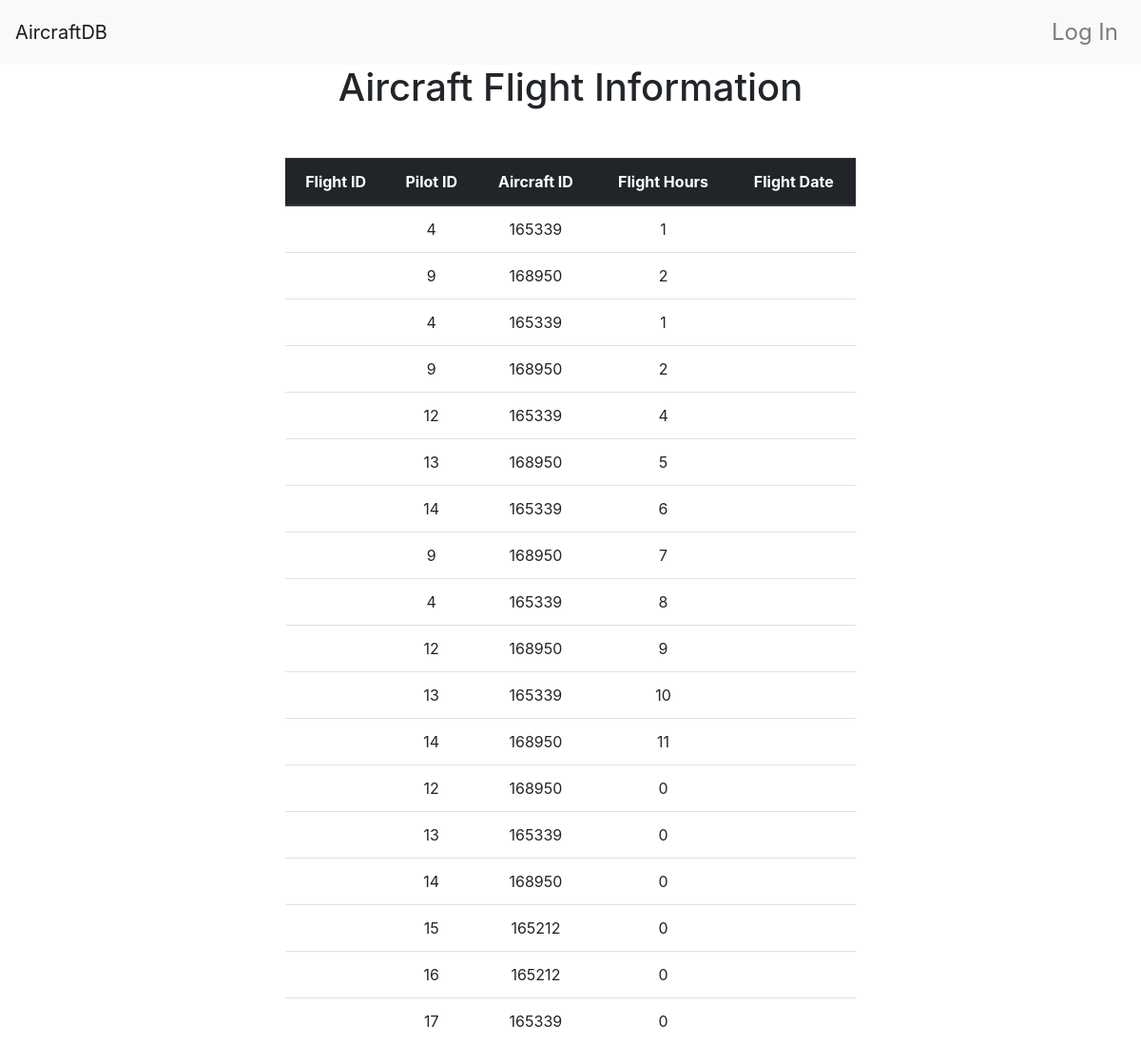
Screenshot of /administrator/flights with the database file from the repository.
### app/models.py (models this page shows, shortened)
class Flight(db.Model):
    __tablename__ = 'flights'
    flight_id = db.Column(db.Integer, primary_key = True)
    pilot_id =db.Column(db.Integer, db.ForeignKey('pilot.id'))
    aircraft_id = db.Column(db.Integer, db.ForeignKey('aircrafts.aircraft_id'))
    hours = db.Column(db.Integer)
    flight_date = db.Column(db.String(150))

### app/main/views.py (the view)
@main.route('/administrator/flights')
def pilot_get_flight():
    data =  Flight.query.all()
    return render_template('pilot/flights.html', data=data)

### app/templates/pilot/flights.html
{% extends "base.html" %}
{% block page_content %}
<div class="table_heading">
    <h1>Aircraft Flight Information </h1>
</div>
  <div class="second-container">
    <table class="table">
    <thead class="thead-dark">
      <tr>
        <th scope="col">Flight ID</th>
        <th scope="col">Pilot ID</th>
        <th scope="col">Aircraft ID</th>
        <th scope="col">Flight Hours</th>
        <th scope="col">Flight Date</th>
      </tr>
    </thead>
    <tbody>
    {% for flight in data %}
      <tr>
        <th scope="row"> {{flight.id}} </th>
        <td>{{flight.pilot_id}}</td>
        <td>{{flight.aircraft_id}}</td>
        <td>{{flight.hours}}</td>
        <td>{{flight.date}}</td>
        {% endfor %}
    </tbody>
  </table>
  </div>
{% endblock %}

### app/static/style.css (style rules this page uses)
div.second-container { margin-top: 50px; text-align: center; }
div.second-container table { width: 50%; margin: auto; float: none;; }
div.table_heading { text-align: center }

### rows the page displays
Flight: pilot_id "4", aircraft_id "165339", hours "1"
Flight: pilot_id "9", aircraft_id "168950", hours "2"
Flight: pilot_id "4", aircraft_id "165339", hours "1"
Flight: pilot_id "9", aircraft_id "168950", hours "2"
Flight: pilot_id "12", aircraft_id "165339", hours "4"
Flight: pilot_id "13", aircraft_id "168950", hours "5"
Flight: pilot_id "14", aircraft_id "165339", hours "6"
Flight: pilot_id "9", aircraft_id "168950", hours "7"
Flight: pilot_id "4", aircraft_id "165339", hours "8"
Flight: pilot_id "12", aircraft_id "168950", hours "9"
Flight: pilot_id "13", aircraft_id "165339", hours "10"
Flight: pilot_id "14", aircraft_id "168950", hours "11"
Flight: pilot_id "12", aircraft_id "168950", hours "0"
Flight: pilot_id "13", aircraft_id "165339", hours "0"
Flight: pilot_id "14", aircraft_id "168950", hours "0"
Flight: pilot_id "15", aircraft_id "165212", hours "0"
Flight: pilot_id "16", aircraft_id "165212", hours "0"
Flight: pilot_id "17", aircraft_id "165339", hours "0"
